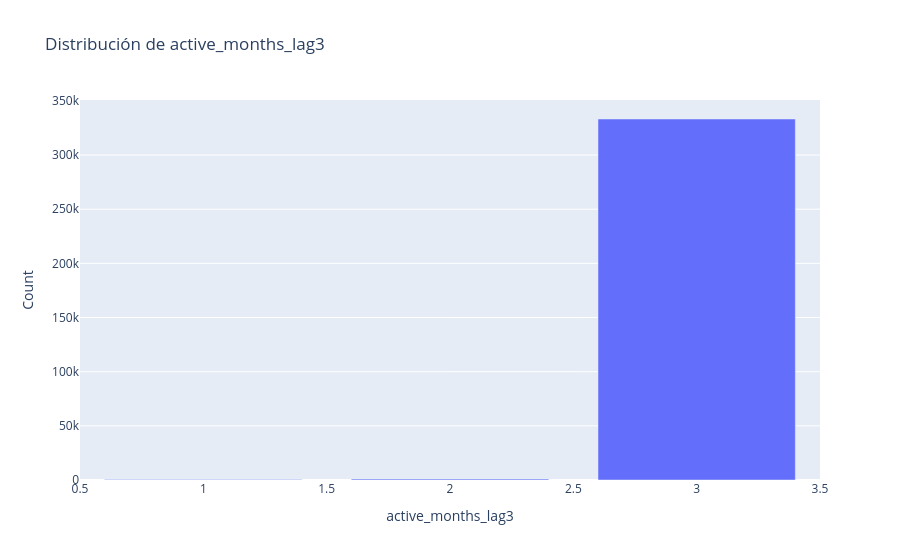

The notebook cell saved with this chart:
### Code cell
px.bar(
    vdf_month_lag3.to_pandas(),
    x="active_months_lag3",
    y="count",
    title="Distribución de active_months_lag3",
    labels={"active_months_lag3": "active_months_lag3", "count": "Count"},
).show()

### Figure 1 — Plotly figure (JSON) as saved in the notebook; plotly's stock layout.template omitted (floating-point values rounded to 4 significant figures)
{"data": [{"hovertemplate": "active_months_lag3=%{x}<br>Count=%{y}<extra></extra>", "legendgroup": "", "marker": {"color": "#636efa", "pattern": {"shape": ""}}, "name": "", "orientation": "v", "showlegend": false, "textposition": "auto", "type": "bar", "x": [1, 2, 3], "xaxis": "x", "y": [538, 896, 333262], "yaxis": "y"}], "layout": {"barmode": "relative", "legend": {"tracegroupgap": 0}, "title": {"text": "Distribución de active_months_lag3"}, "xaxis": {"anchor": "y", "domain": [0, 1], "title": {"text": "active_months_lag3"}}, "yaxis": {"anchor": "x", "domain": [0, 1], "title": {"text": "Count"}}}}
